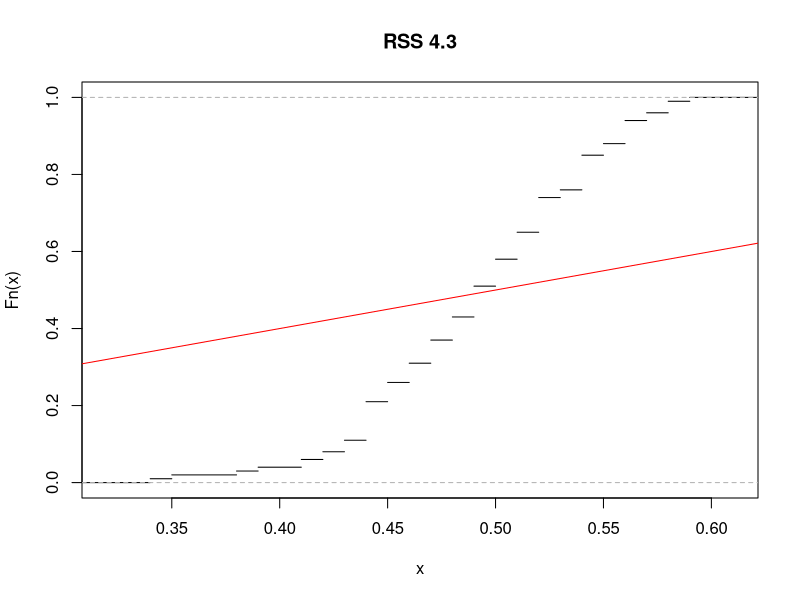

Reproduce this figure in R.
#!/usr/bin/Rscript

rm(list=ls())

rss_43 <- function(X, Y, m = 1000) {
  X <- X-mean(X)
  n <- length(X)
  
  Y <- Y-mean(Y)
  l <- length(Y)
  
  T <- (mean(X) - mean(Y))/sqrt(sd(X)/n+sd(Y)/l)
  sum <- 0
  
  for(k in 1:m) {
    Xk <- sample(X, replace = TRUE)
    Yk <- sample(Y, replace = TRUE)    
    Tk <- (mean(Xk) - mean(Yk))/sqrt(sd(Xk)/n+sd(Yk)/l)
    if(Tk >= T) {
      sum <- sum + 1
    }
  }
  p <- 1/m*sum
  return (p)
}

n <- 100
m <- 100
Pi <- 1:n
for(i in 1:n) {
  # probiere mit gleicher und unterschiedlichen mittelwerten/varianzen
  base_sample1 <- rnorm(n, mean = 17, sd = 1)
  base_sample2 <- rnorm(n, mean = 17, sd = 1)
  Pi[i] <- rss_43(base_sample1, base_sample2, m)
}

plot(ecdf(Pi), do.points = FALSE, main="RSS 4.3")
lines(c(0,1),c(0,1), col="red")